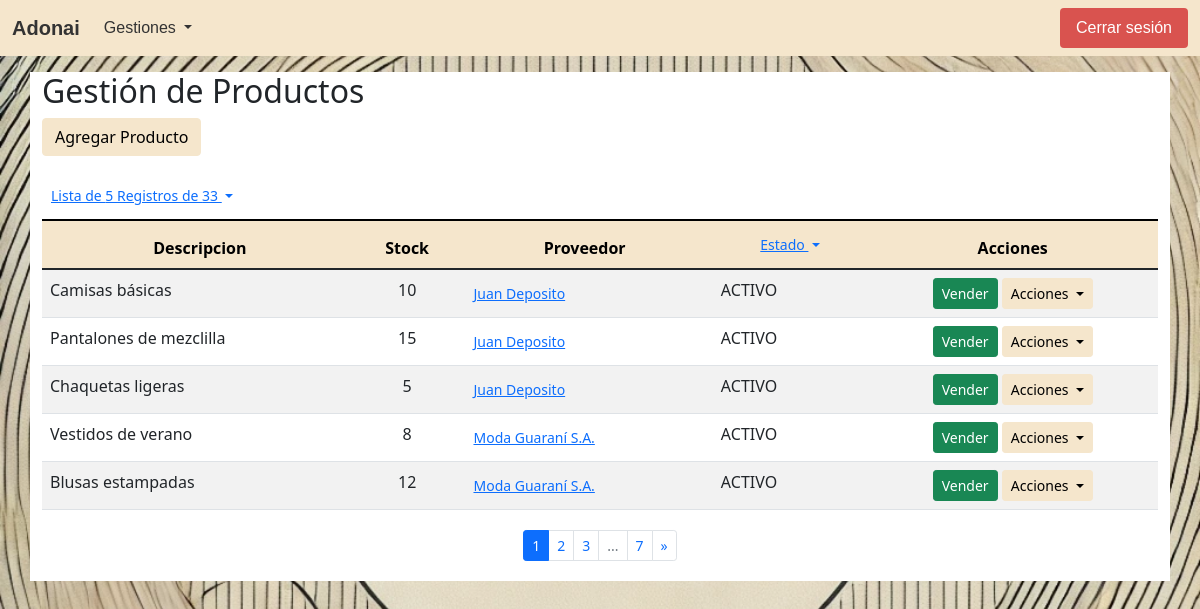
The page /gestion_productos.php (signed in) on the database its author committed.
### tables this page shows
CREATE TABLE IF NOT EXISTS `productos` (
  `id_producto` int(11) NOT NULL AUTO_INCREMENT,
  `descripcion` text,
  `stock` int(11) NOT NULL,
  `id_proveedor` int(11) DEFAULT NULL,
  `estado` enum('ACTIVO','INACTIVO') DEFAULT 'ACTIVO',
  `fch_estado` datetime DEFAULT NULL,
  `creado_en` datetime DEFAULT NULL,
  `actualizado_en` datetime DEFAULT NULL,
  PRIMARY KEY (`id_producto`),
  KEY `id_proveedor` (`id_proveedor`)
);

CREATE TABLE IF NOT EXISTS `proveedores` (
  `id_proveedor` int(11) NOT NULL AUTO_INCREMENT,
  `nombre` varchar(100) NOT NULL,
  `contacto` varchar(100) NOT NULL,
  `direccion` text,
  `estado` enum('ACTIVO','INACTIVO') DEFAULT 'ACTIVO',
  `fch_estado` datetime DEFAULT NULL,
  `creado_en` datetime DEFAULT NULL,
  `actualizado_en` datetime DEFAULT NULL,
  PRIMARY KEY (`id_proveedor`)
);

### procesos/Productos.php (called while the page is built, shortened)
<?php
class Productos
{
    private $dbConnect = null;
    public function __construct()
    {
        $Conexion = new Conexion();
        $this->dbConnect = $Conexion->conectar();
    }
    public function getTotalItemsProductos($estado = 'TODO', $id_producto = -1, $id_proveedor = -1)
    {
        $total_registros  = 1;
        $conn = $this->dbConnect;
        $sql = "SELECT COUNT(*) total_registros FROM productos";
        if ($estado == 'TODO') {
            $sql = "$sql where (estado = ? or estado = estado)";
        } else {
            $sql = "$sql where estado = ?";
        }
        if ($id_producto > -1) {
            $sql = "$sql and id_producto = ?";
        } else {
            $sql = "$sql and (id_producto = ? or id_producto = id_producto)";
        }
        if ($id_proveedor > -1) {
            $sql = "$sql and id_proveedor = ?";
        } else {
            $sql = "$sql and (id_proveedor = ? or id_proveedor = id_proveedor)";
        }
        $stmt = $conn->prepare($sql);
        $result = $stmt->bind_param("sii", $estado, $id_producto, $id_proveedor);
        $result = $stmt->execute();
        $result = $stmt->get_result();
        if ($result->num_rows > 0) {
            $row = $result->fetch_assoc();
            $total_registros = $row['total_registros'];
        }
        return $total_registros;
    }
    public function getProductos($estado = 'TODO', $page = 1, $num_results_on_page = 5, $id_producto = -1, $id_proveedor = -1)
    {
        $calc_page = ($page - 1) * $num_results_on_page;
        $conn = $this->dbConnect;
        $sql = "SELECT * FROM productos";
        if ($estado == 'TODO') {
            $sql = "$sql where (estado = ? or estado = estado)";
        } else {
            $sql = "$sql where estado = ?";
        }
        if ($id_producto > -1) {
            $sql = "$sql and id_producto = ?";
        } else {
            $sql = "$sql and (id_producto = ? or id_producto = id_producto)";
        }
        if ($id_proveedor > -1) {
            $sql = "$sql and id_proveedor = ?";
        } else {
            $sql = "$sql and (id_proveedor = ? or id_proveedor = id_proveedor)";
        }
        $sql = "$sql ORDER BY id_producto LIMIT ?,?";
        $stmt = $conn->prepare($sql);
        $result = $stmt->bind_param("siiii", $estado, $id_producto, $id_proveedor, $calc_page, $num_results_on_page);
        $result = $stmt->execute();
        $result = $stmt->get_result();
        return $result;
    }
}

### procesos/Ventanas.php (called while the page is built, shortened)
<?php
class Ventanas
{
    private $dbConnect = null;
    public function __construct()
    {
        $Conexion = new Conexion();
        $this->dbConnect = $Conexion->conectar();
    }
    public function getVentanasPorRolGrupo($id_rol, $grupo)
    {
        $conn = $this->dbConnect;
        $sql = "SELECT distinct vent.id_ventana, vent.descripcion FROM ventanas vent, rol_ventanas rove where rove.id_ventana=vent.id_ventana and vent.estado='ACTIVO' and rove.estado='ACTIVO' and rove.id_rol = ? and vent.grupo = ?";
        $stmt = $conn->prepare($sql);
        $stmt->bind_param("is", $id_rol, $grupo);
        $result = $stmt->execute();
        $result = $stmt->get_result();
        return $result;
    }
    public function getGruposVentanasPorRol($id_rol)
    {
        $conn = $this->dbConnect;
        $sql = "SELECT distinct vent.grupo FROM ventanas vent, rol_ventanas rove where rove.id_ventana=vent.id_ventana and vent.estado='ACTIVO' and rove.estado='ACTIVO' and rove.id_rol = ?";
        $stmt = $conn->prepare($sql);
        $stmt->bind_param("i", $id_rol);
        $result = $stmt->execute();
        $result = $stmt->get_result();
        return $result;
    }
}

### procesos/Proveedores.php (called while the page is built, shortened)
<?php
class Proveedores
{
    private $dbConnect = null;
    public function __construct()
    {
        $Conexion = new Conexion();
        $this->dbConnect = $Conexion->conectar();
    }
    public function getProveedor($id_proveedor)
    {
        $conn = $this->dbConnect;
        $sql = "SELECT * FROM proveedores where id_proveedor = ?";
        $stmt = $conn->prepare($sql);
        $stmt->bind_param("i", $id_proveedor);
        $result = $stmt->execute();
        $result = $stmt->get_result();
        return $result;
    }
}

### gestion_productos.php (the view, shortened to what this page needs)
<?php
include_once 'procesos/Productos.php';
$productos = new Productos();
include_once 'procesos/Proveedores.php';
$Proveedores = new Proveedores();
$Compras = new Compras();
$Ventas = new Ventas();
$Clientes = new Clientes();
if ($_SERVER['REQUEST_METHOD'] == 'GET') {
    $num_results_on_page = isset($_GET['nrop']) && is_numeric($_GET['nrop']) ? $_GET['nrop'] : 5;
    $page = isset($_GET['pn']) && is_numeric($_GET['pn']) ? $_GET['pn'] : 1;
    $estado = isset($_GET['e']) && is_string($_GET['e']) ? $_GET['e'] : 'TODO';
    if (isset($_GET["id_producto"]) && $_GET["id_producto"] >= 0) {
        $total_pages = $productos->getTotalItemsProductos($estado, $_GET["id_producto"]);
        $result = $productos->getProducto($_GET["id_producto"]);
    } else {
        $total_pages = $productos->getTotalItemsProductos($estado);
        $result = $productos->getProductos($estado, $page, $num_results_on_page);
    }
} else if ($_SERVER['REQUEST_METHOD'] == 'POST') {
    if (isset($_POST["CompraModal"]) && $_POST["CompraModal"] >= 0 and isset($_POST["id_producto"]) && $_POST["id_producto"] >= 0) {
        $resultado = $Compras->insertCompra($_POST);
        header("Location: gestion_productos.php");
    } else
    if (isset($_POST["VentaModal"]) && $_POST["VentaModal"] >= 0 and isset($_POST["id_producto"]) && $_POST["id_producto"] >= 0) {
        if (isset($_POST["add_cliente"]) && $_POST["add_cliente"] >= 0) {
            $resultado = $Clientes->insertCliente($_POST);
            $rows = $Clientes->getClientePorCedula($_POST["cedula"]);
            if ($rows->num_rows > 0) {
                $row = $rows->fetch_assoc();
                $_POST["id_cliente"] = $row['id_cliente'];
            }
        }
        $resultado = $Ventas->insertVenta($_POST);
        header("Location: gestion_productos.php");
    } else
    if (isset($_POST["id_producto"]) && $_POST["id_producto"] >= 0) {
        $resultado = $productos->updateProducto($_POST);
        header("Location: gestion_productos.php");
    } else {
        $resultado = $productos->insertProducto($_POST);
        header("Location: gestion_productos.php");
    }
};
?>
<!DOCTYPE html>
<html lang="es">
<head>
    <link href="https://cdn.jsdelivr.net/npm/bootstrap@5.1.3/dist/css/bootstrap.min.css" rel="stylesheet">
</head>
<body class="container-index">
    <?php
    include_once("navbar.php")
    ?>
    <div class="container bg-white mt-3">
        <h2>Gestión de Productos</h2>
        <?php if ($_SESSION['usuario']["rol"] == 1 || $_SESSION['usuario']["rol"] == 3): ?><a href="#" class="btn btn-principal mb-3" data-bs-toggle="modal" data-bs-target="#addProductoModal">Agregar Producto</a><?php endif; ?>
        <table class="table table-striped table-responsive caption-top mb-3">
            <caption>
                <div class="btn-group">
                    <button class="btn btn-link btn-sm dropdown-toggle" type="button" id="EstadoDropdown" data-bs-toggle="dropdown" data-bs-auto-close="true" aria-expanded="false">
                        Lista de <?php echo $num_results_on_page ?> Registros de <?php echo $total_pages ?>
                    </button>
                </div>
            </caption>
            <thead class="table-principal">
                <tr>
                    <th class="text-center">Descripcion</th>
                    <th class="text-center">Stock</th>
                    <th class="text-center">Proveedor</th>
                    <th class="text-center">
                        <div class="btn-group">
                            <button class="btn btn-link btn-sm dropdown-toggle" type="button" id="EstadoDropdown" data-bs-toggle="dropdown" data-bs-auto-close="true" aria-expanded="false">
                                Estado
                            </button>
                        </div>
                    </th>
                    <th class="text-center">Acciones</th>
                </tr>
            </thead>
            <tbody>
                <?php while ($producto = $result->fetch_assoc()): ?>
                    <tr <?php if ($producto['stock'] < 5): echo 'class="table-danger"';
                        endif; ?>>
                        <td><?php echo $producto['descripcion']; ?></td>
                        <td class="text-center"><?php echo $producto['stock']; ?></td>
                        <td>
                            <?php if ($_SESSION['usuario']["rol"] == 1 || $_SESSION['usuario']["rol"] == 3): ?><a href="gestion_proveedores.php?id_proveedor=<?php echo $producto['id_proveedor'] ?>" class="btn btn-link btn-sm"><?php endif; ?>
                                <?php
                                $rows = $Proveedores->getProveedor($producto['id_proveedor']);
                                if ($rows->num_rows > 0) {
                                    $row = $rows->fetch_assoc();
                                    echo $row['nombre'];
                                }
                                ?>
                                <?php if ($_SESSION['usuario']["rol"] == 1 || $_SESSION['usuario']["rol"] == 3): ?></a><?php endif; ?>
                        </td>
                        <td><?php echo $producto['estado']; ?></td>
                        <td class="text-center">
                            <?php if ($_SESSION['usuario']["rol"] == 1 || $_SESSION['usuario']["rol"] == 2): ?>
                                <a href="#" class="btn btn-success btn-sm <?php if ($producto['stock'] <= 0): echo 'disabled';
                                                                            endif; ?>" data-bs-toggle="modal" data-bs-target="#addVentaModal" onclick="loadDataVentaModal(<?php echo htmlspecialchars(json_encode($producto)); ?>)" <?php if ($producto['stock'] <= 0): echo ' tabindex="-1" aria-disabled="true"';
                                                                                                                                                                                                                                    endif; ?>>Vender</a>
                            <?php endif; ?>
                            <?php if ($_SESSION['usuario']["rol"] == 1 || $_SESSION['usuario']["rol"] == 3): ?>
                                <div class="btn-group" role="group">
                                    <button id="btnGroupAcciones<?php echo $producto['id_proveedor'] ?>" type="button" class="btn btn-sm btn-principal dropdown-toggle" data-bs-toggle="dropdown" aria-expanded="false">
                                        Acciones
                                    </button>
                                </div>
                            <?php endif; ?>
                        </td>
                    </tr>
                <?php endwhile; ?>
            </tbody>
        </table>
        <?php if (ceil($total_pages / $num_results_on_page) > 0): ?>
            <nav aria-label="Navegación de la página" class="py-1">
                <ul class="pagination pagination-sm justify-content-center">
                    <li class="page-item active">
                        <span class="page-link"><?php echo $page ?></span>
                    </li>
                    <?php if ($page + 1 < ceil($total_pages / $num_results_on_page) + 1): ?>
                        <li class="page-item">
                            <a class="page-link" href="gestion_productos.php?<?php if ($estado != "TODO"): echo "e=$estado&";
                                                                                endif; ?>pn=<?php echo $page + 1 ?>&nrop=<?php echo $num_results_on_page ?>"><?php echo $page + 1 ?></a>
                        </li>
                    <?php endif; ?>
                    <?php if ($page + 2 < ceil($total_pages / $num_results_on_page) + 1): ?>
                        <li class="page-item">
                            <a class="page-link" href="gestion_productos.php?<?php if ($estado != "TODO"): echo "e=$estado&";
                                                                                endif; ?>pn=<?php echo $page + 2 ?>&nrop=<?php echo $num_results_on_page ?>"><?php echo $page + 2 ?></a>
                        </li>
                    <?php endif; ?>
                    <?php if ($page < ceil($total_pages / $num_results_on_page) - 2): ?>
                        <li class="page-item disabled">
                            <span class="page-link">...</span>
                        </li>
                        <li class="page-item">
                            <a class="page-link" href="gestion_productos.php?<?php if ($estado != "TODO"): echo "e=$estado&";
                                                                                endif; ?>pn=<?php echo ceil($total_pages / $num_results_on_page) ?>&nrop=<?php echo $num_results_on_page ?>"><?php echo ceil($total_pages / $num_results_on_page) ?></a>
                        </li>
                    <?php endif; ?>
                    <?php if ($page < ceil($total_pages / $num_results_on_page)): ?>
                        <li class="page-item">
                            <a class="page-link" href="gestion_productos.php?<?php if ($estado != "TODO"): echo "e=$estado&";
                                                                                endif; ?>pn=<?php echo $page + 1 ?>&nrop=<?php echo $num_results_on_page ?>"><span aria-hidden="true">&raquo;</span></a>
                        </li>
                    <?php endif; ?>
                </ul>
            </nav>
        <?php endif; ?>
    </div>
</body>
</html>

### assets/css/style-principal.css (style rules this page uses)
.table-principal { --bs-table-bg: #f5e6cc; --bs-table-striped-bg: #e9dbc2; --bs-table-striped-color: #000; --bs-table-active-bg: #ddcfb8; --bs-table-active-color: #000; --bs-table-hover-bg: #e3d5bd; --bs-table-hover-color: #000; color: #000; border-color: #ddcfb8; }
.btn-principal { color: #000000; background-color: #f5e6cc; border-color: #f5e6cc; }

### gestion_productos.php (style rules this page uses)
.container-index { background: url(./assets/img/bsb-logo.webp) no-repeat center center fixed; -webkit-background-size: cover; -moz-background-size: cover; -o-background-size: cover; background-size: cover; height: 100vh; }

### rows shown on the page
productos: descripcion "Camisas básicas", stock "10", id_proveedor.nombre "Juan Deposito", estado "ACTIVO"
productos: descripcion "Pantalones de mezclilla", stock "15", id_proveedor.nombre "Juan Deposito", estado "ACTIVO"
productos: descripcion "Chaquetas ligeras", stock "5", id_proveedor.nombre "Juan Deposito", estado "ACTIVO"
productos: descripcion "Vestidos de verano", stock "8", id_proveedor.nombre "Moda Guaraní S.A.", estado "ACTIVO"
productos: descripcion "Blusas estampadas", stock "12", id_proveedor.nombre "Moda Guaraní S.A.", estado "ACTIVO"

### other values the page prints
$grupoVentana['grupo'] "Gestiones"
$num_results_on_page "5"
$total_pages "33"
$page "1"
$page + 1 "2"
$page + 2 "3"
ceil($total_pages / $num_results_on_page) "7"
